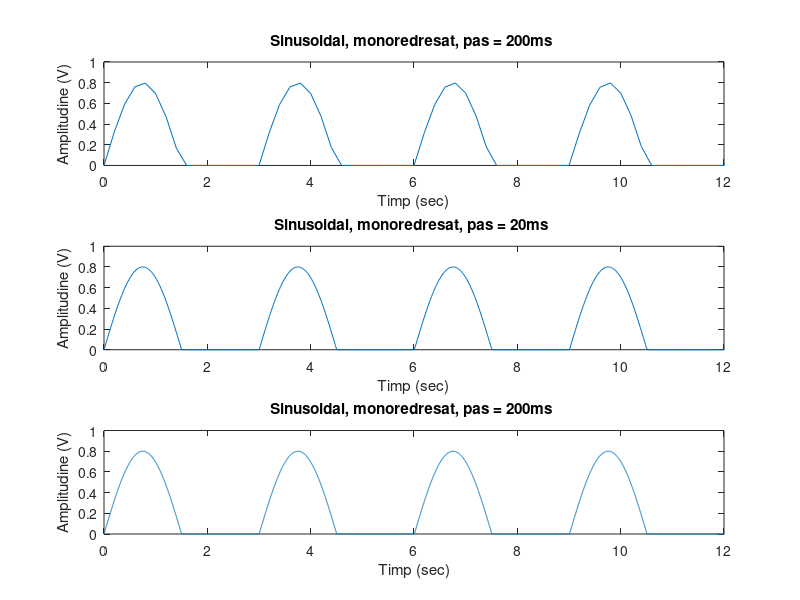

The MATLAB script that drew this image:
%realizam un vector de la 0 la 100 cu pasul 0.2 (rezolutie 200 ms)
t1 = 0 : 0.2 : 100;
s1 = 0.8 * sin(2 * pi * 0.333 * t1); %realizam un semnal sinusinoidal
for i = 1 : 1 : length(s1);     %se va parcurge tot vectorul 
    if s1(i) < 0;	
        s1(i) = 0;	%0 va fi atribuit valorilor negative
    end
end
subplot(3, 1, 1);
plot(t1, s1)	%se afiseaza primul grafic

axis([0 12 0 1]);	%vom realiza limitele axelor
xlabel('Timp (sec)')	%numim axa X
ylabel('Amplitudine (V)')	%numim axa Y
title('Sinusoidal, monoredresat, pas = 200ms ')	%numim graficul

%realizam un vector de la 0 la 100 folosind pasul 0.02 (rezolutie 20 ms)
t2 = 0 : 0.02 : 100;
s2 = 0.8 * sin(2 * pi * 0.333 * t2);
for i2 = 1 : 1 : length(s2);      
    if s2(i2) < 0;
        s2(i2) = 0;
    end
end
subplot(3, 1, 2)
plot(t2, s2)

axis([0 12 0 1]);
xlabel('Timp (sec)')
ylabel('Amplitudine (V)')
title('Sinusoidal, monoredresat, pas = 20ms ')

%realizam un vector de la 0 la 100 cu pasul 0.002 (rezolutie 2 ms)
t3 = 0 : 0.002 : 100;
s3 = 0.8 * sin(2 * pi * 0.333 * t3);
for i3 = 1 : 1 : length(s3);      
    if s3(i3) < 0;
        s3(i3) = 0;
    end
end
subplot(3, 1, 3)
plot(t3, s3)

axis([0 12 0 1]);
xlabel('Timp (sec)')
ylabel('Amplitudine (V)')
title('Sinusoidal, monoredresat, pas = 200ms ')
